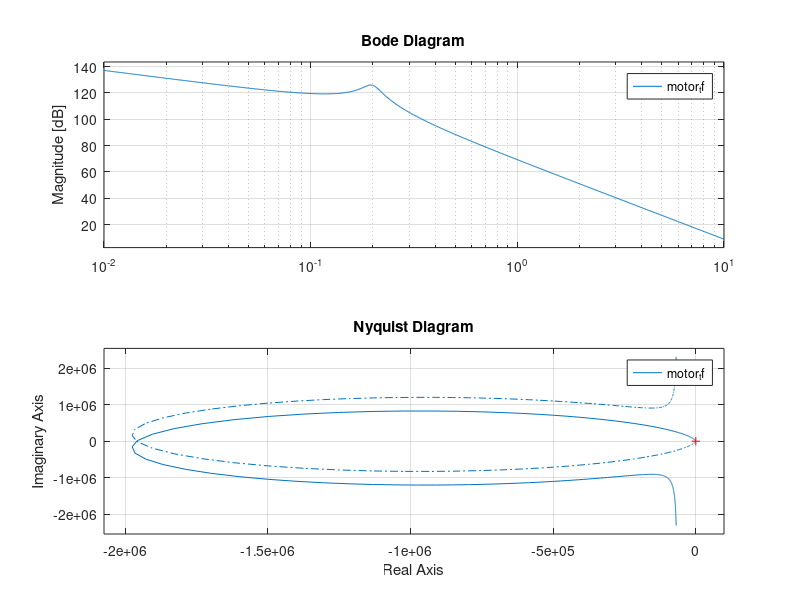

Recreate this plot in MATLAB.
%%Stability analysis
%transfer function 
num = 1;
den= [3.5512e-04 1.2914e-5 1.4031e-05 0];
%den1 = [1 1.4546*10^6 1.4545*10^8 0];
motor_tf = tf(num,den)

rlocus(motor_tf);
bode(motor_tf)
nyquist(motor_tf)



